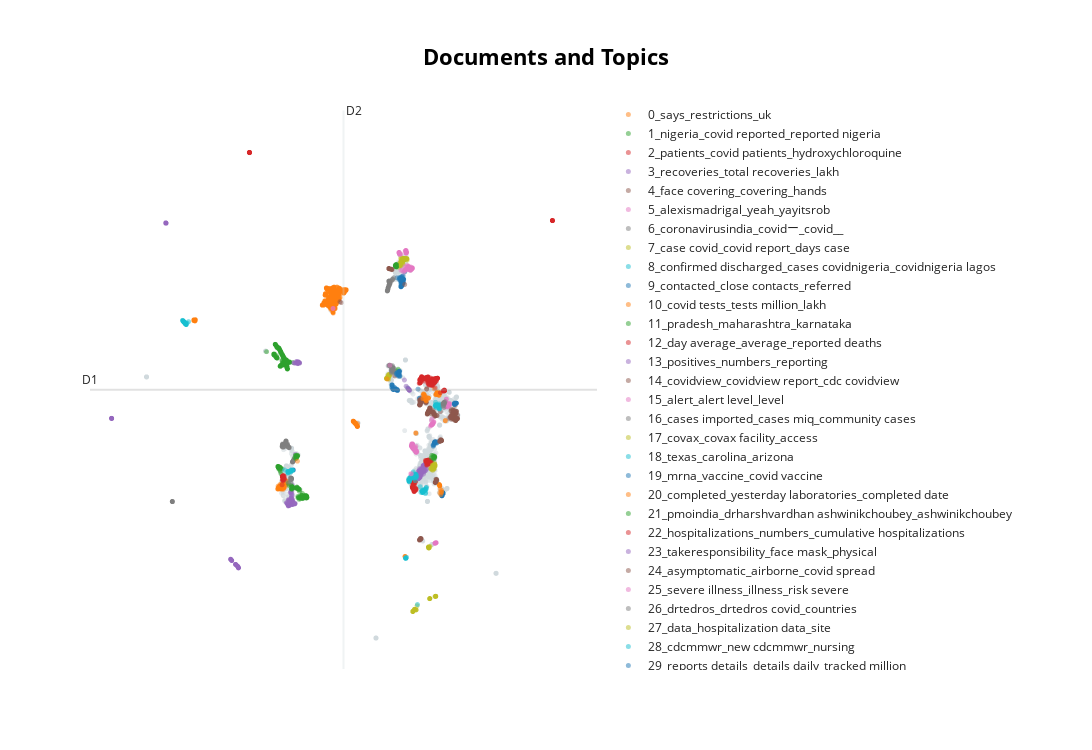

This figure's notebook cell:
### Markdown cell above
This kind of visualization is needed in order to understand how documents relate each other and find out possible patterns in their themes. In order to provide this representation, a reduced version of the embeddings shall be provided, which is done by the UMAP algorithm.

### Code cell
# visualize documents
reduced_embeddings = UMAP(n_neighbors=10, n_components=2, min_dist=0.0, metric='cosine').fit_transform(embeddings_real)

# Visualize the documents in 2-dimensional space and show the titles on hover instead of the abstracts
# NOTE: You can hide the hover with `hide_document_hover=True` which is especially helpful if you have a large dataset
topic_model_real.visualize_documents([tweet for tweet in real_tweets], reduced_embeddings=reduced_embeddings, hide_annotations=True, hide_document_hover=True)
